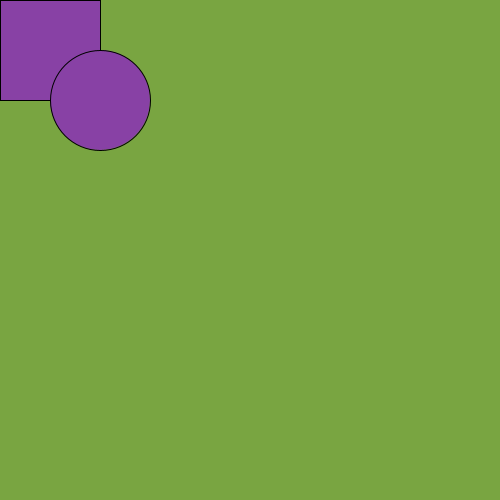
Frame 1 (no input)
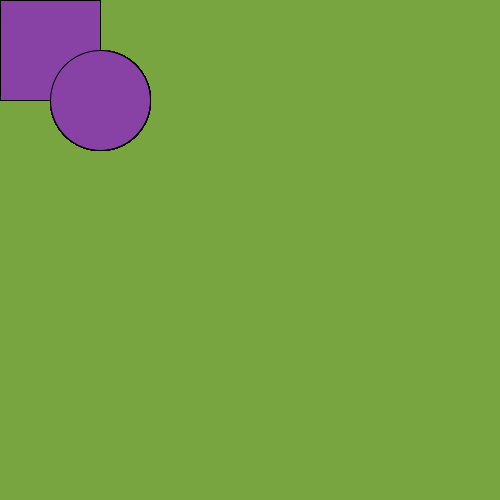
Frame 60 (the mouse pressed at the canvas centre just before this capture)
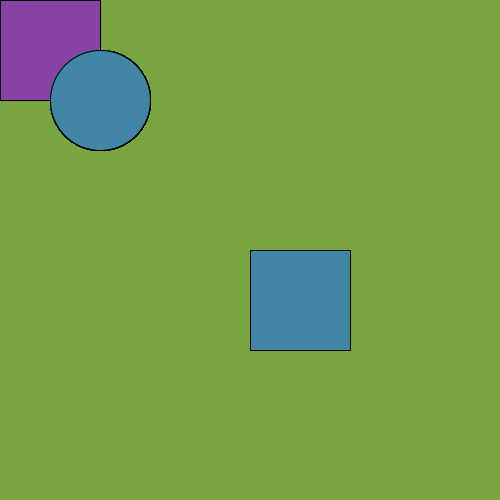
Frame 120 (the mouse held since frame 60 and released just before this capture)

The Processing sketch that drew these frames (run headless with seeded random() and noise(); from frame 60 on, the mouse is pressed at the canvas centre):

// Processing sketch: processing_66697
// ── processing_66697.pde

void setup(){
  background(121,165,65);
  size(500,500);
  smooth();
}
void draw(){
  if (mousePressed){
    fill(65,134,165);
  }else{
    fill(136,65,165);
  }
  rect(mouseX,mouseY,100,100);

draw2(100);
}


void draw2(int yPos){
ellipse(100,100,yPos,100);
}
